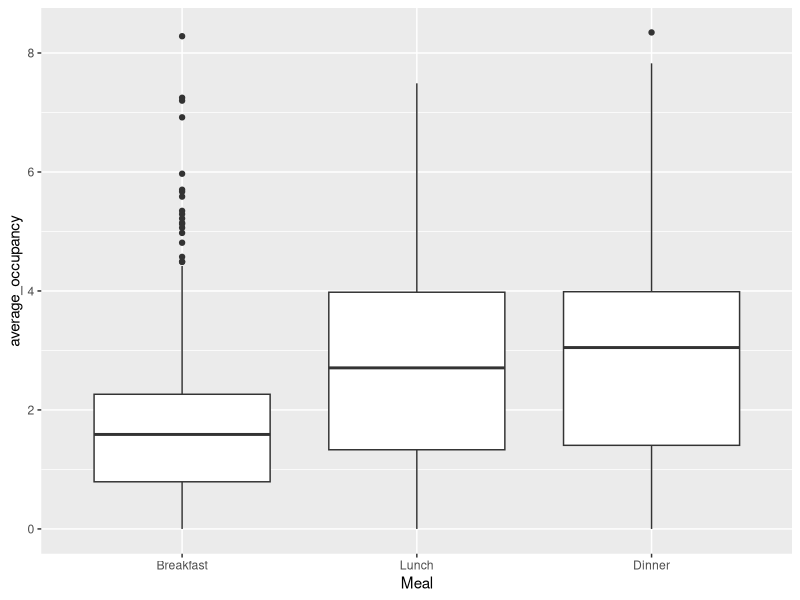
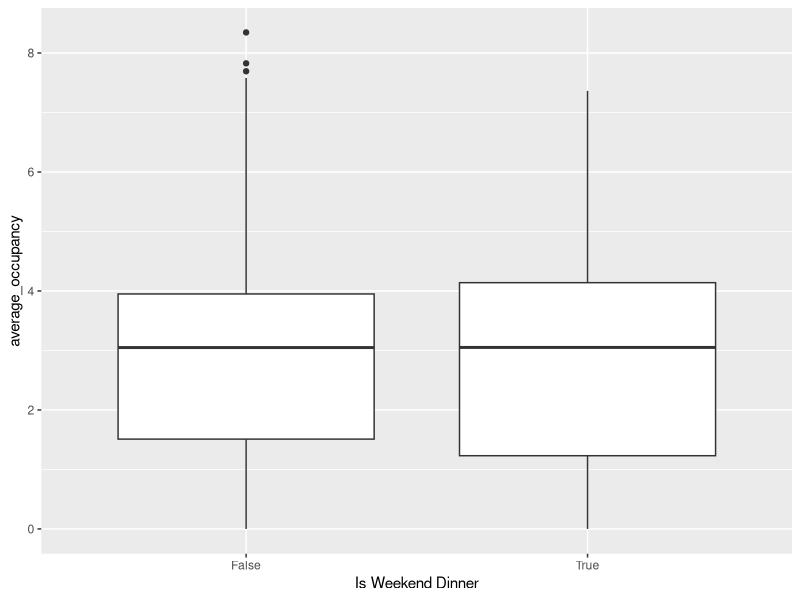
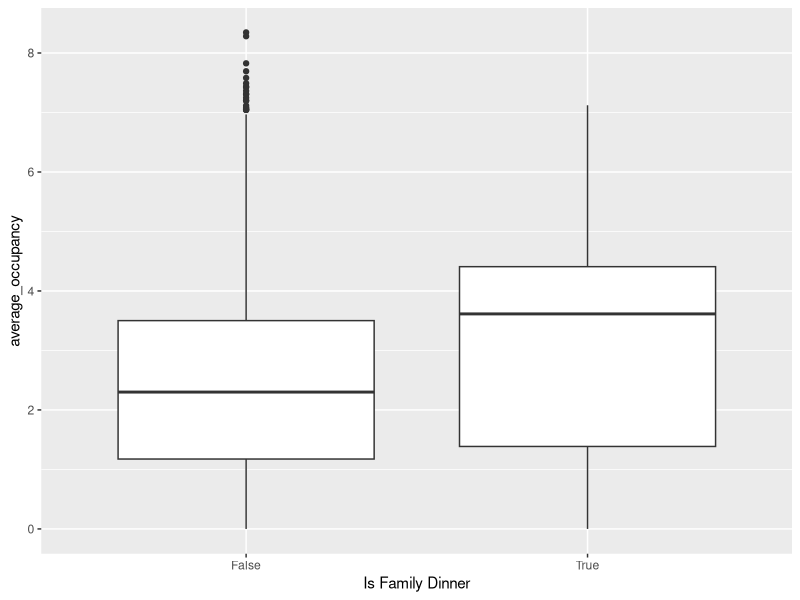
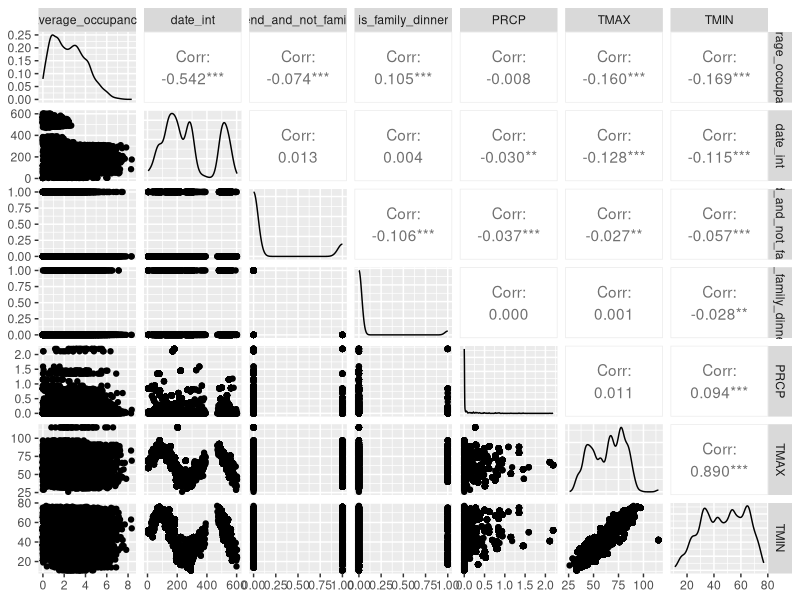

The R source for these figures, in order:
library(tidyverse)
library(GGally)

d <- read.csv("combined.csv")

d <- d %>%
  mutate(
    is_weekend_and_not_family_dinner = ifelse(is_weekend==1,ifelse(is_family_dinner==0,1,0),0),
  )

head(d)
#Comparing occupancy of meals
ggplot(d, aes(x=factor(name, levels=c("Breakfast", "Lunch", "Dinner")), y=average_occupancy)) +
  geom_boxplot() +
  xlab("Meal")

d_formatted <- d %>%
  select(average_occupancy, is_family_dinner, is_weekend, name) %>%
  mutate(
    is_family_dinner = ifelse(is_family_dinner==1,"True","False"),
    is_weekend = ifelse(is_weekend==1,"True","False")
  )

d_formatted_dinner_only <- d_formatted %>%
  filter(name=="Dinner")
#Comparing occupancy of weekend dinners
ggplot(d_formatted_dinner_only, aes(x=factor(is_weekend, levels=c("False","True")), y=average_occupancy)) +
  geom_boxplot() +
  xlab("Is Weekend Dinner")

#Comparing occupancy of family dinner
ggplot(d_formatted, aes(x=factor(is_family_dinner, levels=c("False","True")), y=average_occupancy)) +
  geom_boxplot() +
  xlab("Is Family Dinner")

#Analyzing impact of various factors on the occupancy
cor(d$average_occupancy, d[c('date_int','is_weekend_and_not_family_dinner','is_family_dinner','PRCP','TMAX','TMIN')], use="complete.obs")

ggpairs(d[,c('average_occupancy','date_int','is_weekend_and_not_family_dinner','is_family_dinner','PRCP','TMAX','TMIN')])

m1 = lm(average_occupancy ~ name + date_int + is_weekend_and_not_family_dinner + is_family_dinner + TMIN, data=d)
summary(m1)